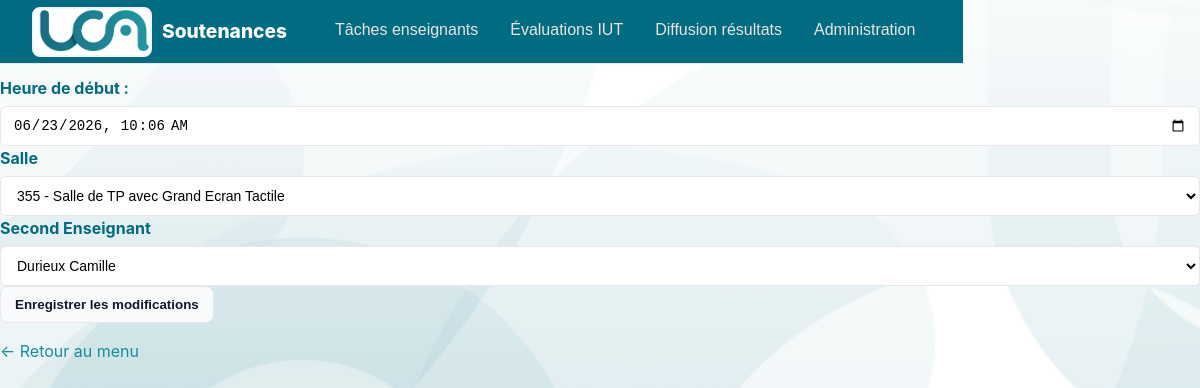
Page /back/Partie3.2/EditSoutenance.php?id=2&type=stage on the committed database.
### tables this page shows
CREATE TABLE `EvalStage` (
  `IdEvalStage` smallint(6) NOT NULL,
  `note` float DEFAULT NULL,
  `commentaireJury` varchar(200) DEFAULT NULL,
  `presenceMaitreStageApp` tinyint(1) DEFAULT NULL,
  `confidentiel` tinyint(1) DEFAULT NULL,
  `date_h` datetime DEFAULT NULL,
  `IdEnseignantTuteur` smallint(6) NOT NULL,
  `Statut` varchar(15) NOT NULL,
  `IdSecondEnseignant` smallint(6) NOT NULL,
  `anneeDebut` smallint(6) NOT NULL,
  `IdModeleEval` smallint(6) NOT NULL,
  `IdEtudiant` smallint(6) NOT NULL,
  `IdSalle` varchar(10) DEFAULT NULL
);

CREATE TABLE `Salles` (
  `IdSalle` varchar(10) NOT NULL,
  `description` varchar(50) DEFAULT NULL
);

CREATE TABLE `Enseignants` (
  `IdEnseignant` smallint(6) NOT NULL,
  `nom` varchar(50) NOT NULL,
  `prenom` varchar(50) NOT NULL,
  `mail` varchar(80) NOT NULL,
  `mdp` varchar(255) NOT NULL
);

### back/Partie3.2/EditSoutenance.php (the view, shortened to what this page needs)
<?php
require_once "../../db.php";
$id   = $_GET['id'] ?? null;
$type = $_GET['type'] ?? null;
if ($type === 'stage') {
    $sql = "SELECT * FROM EvalStage WHERE IdEvalStage = :id LIMIT 1";
} elseif ($type === 'anglais') {
    $sql = "SELECT * FROM EvalAnglais WHERE IdEvalAnglais = :id LIMIT 1";
} else {
    die("⚠️ Type de soutenance inconnu.");
}
$stmt = $pdo->prepare($sql);
$stmt->execute(['id' => $id]);
$soutenance = $stmt->fetch();
$idEtudiant = $soutenance['IdEtudiant'];
$sql = "
    SELECT e.IdEnseignant, e.nom, e.prenom
    FROM Enseignants e
    WHERE e.IdEnseignant NOT IN (
        SELECT es.IdEnseignantTuteur
        FROM EvalStage es
        WHERE es.IdEtudiant = :idEtudiant
    )
";
$stmt = $pdo->prepare($sql);
$stmt->execute(['idEtudiant' => $idEtudiant]);
$listeEnseignant = $stmt->fetchAll(PDO::FETCH_ASSOC);
$sql = "SELECT IdSalle, description FROM Salles ORDER BY IdSalle";
$stmt = $pdo->query($sql);
$listeSalles = $stmt->fetchAll(PDO::FETCH_ASSOC);
?>
<!DOCTYPE html>
<html lang="fr">
<head>
    <link rel="stylesheet" href="/projet_sql/stylee.css">
</head>
<body>
<div class="navbar">
    <div class="brand"><span class="logo"></span><span>Soutenances</span></div>
    <a class="nav-item" href="/projet_sql/back/Partie3.1/3_1_natan.php">Tâches enseignants</a>
    <a class="nav-item" href="/projet_sql/back/Partie3.3/index.php">Évaluations IUT</a>
    <a class="nav-item" href="/projet_sql/back/Partie3.4/index.php">Diffusion résultats</a>
    <a class="nav-item" href="/projet_sql/back/mainAdministration.php">Administration</a>
</div>
<h2>Modifier la soutenance (<?= htmlspecialchars($type) ?>)</h2>
<form method="post">
    <label>Heure de début :</label>
    <input type="datetime-local" id="start" name="DateSoutenance"
           value="<?= $type === 'stage' ? date('Y-m-d\TH:i', strtotime($soutenance['date_h'])) : date('Y-m-d\TH:i', strtotime($soutenance['dateS'])) ?>" />
    <br>
    <label>Salle</label>
    <select id="salleSelect" name="Salle">
        <?php foreach ($listeSalles as $salle): ?>
            <option value="<?= htmlspecialchars($salle['IdSalle']) ?>"
                <?= $salle['IdSalle'] == $soutenance['IdSalle'] ? 'selected' : '' ?>>
                <?= htmlspecialchars($salle['IdSalle'] . " - " . $salle['description']) ?>
            </option>
        <?php endforeach; ?>
    </select>
    <br>
    <label><?= $type === 'stage' ? "Second Enseignant" : "Enseignant" ?></label>
    <select name="SecondEnseignant">
        <?php foreach ($listeEnseignant as $enseignant): ?>
            <option value="<?= htmlspecialchars($enseignant['IdEnseignant']) ?>"
                <?= ($type === 'stage' && $enseignant['IdEnseignant'] == $soutenance['IdSecondEnseignant']) ||
                   ($type === 'anglais' && $enseignant['IdEnseignant'] == $soutenance['IdEnseignant']) ? 'selected' : '' ?>>
                <?= htmlspecialchars($enseignant['nom'] . ' ' . $enseignant['prenom']) ?>
            </option>
        <?php endforeach; ?>
    </select>
    <br>
    <button type="submit">Enregistrer les modifications</button>
</form>
    <p><a href="../mainAdministration.php">← Retour au menu</a></p>
</body>
</html>

### stylee.css (style rules this page uses)
:root { --navy:#006C82; --teal:#178F96; --accent:#FF6E00; --bg:#006C82; --surface:#fff; --text:#1f2937; --muted:#6b7280; --border:#e5e7eb; --menu-selected:#5FC6CC; }
* { box-sizing:border-box }
html,body { height:100% }
body { margin:0; font-family:"Inter","Segoe UI",Roboto,Arial,sans-serif; background: url('fond-uca.png') center center/cover no-repeat fixed; color:var(--text); line-height:1.5; }
.navbar { display: flex; align-items: center; justify-content: flex-start; padding: 0 32px; background: var(--navy); height: 64px; border-bottom: 1px solid var(--border); position: fixed; top: 0; z-index: 20; }
.navbar .brand { display: flex; align-items: center; gap: 10px; margin-right: 32px; }
.navbar .brand .logo { width: 120px; height: 50px; border-radius: 8px; background: #fff url('logo-uca-site.png') center/contain no-repeat; border: 2px solid #f3f4f6; }
.navbar .brand span { font-weight: 800; color: #fff; font-size: 1.2rem; }
.nav-item { display: flex; align-items: center; justify-content: center; height: 64px; padding: 0 16px; color: #eae4e4; text-decoration: none; font-family: "Barlow", Arial, sans-serif; font-size: 1rem; font-weight: 400; border: none; border-bottom: 3px solid transparent; background: transparent; border-radius: 0; box-shadow: none; transition: border-color .2s, color .2s, background .2s; }
a { color:var(--teal);text-decoration:none }
.btn,button { display:inline-flex;align-items:center;justify-content:center;gap:8px;border:1px solid var(--border);border-radius:8px;padding:10px 14px;font-weight:700;cursor:pointer;background:#f8fafc;color:#111827 }
label { font-weight:700;color:var(--navy);margin-bottom:6px;display:block }
input,select,textarea { width:100%;padding:10px 12px;border:1px solid var(--border);border-radius:6px;background:#fff;font-size:14px }

### rows in the picture
evalstage: DateSoutenance "06/23/2026 10:06", Salle "355 - Salle de TP avec Grand Ecran Tactile", SecondEnseignant "Durieux Camille"
